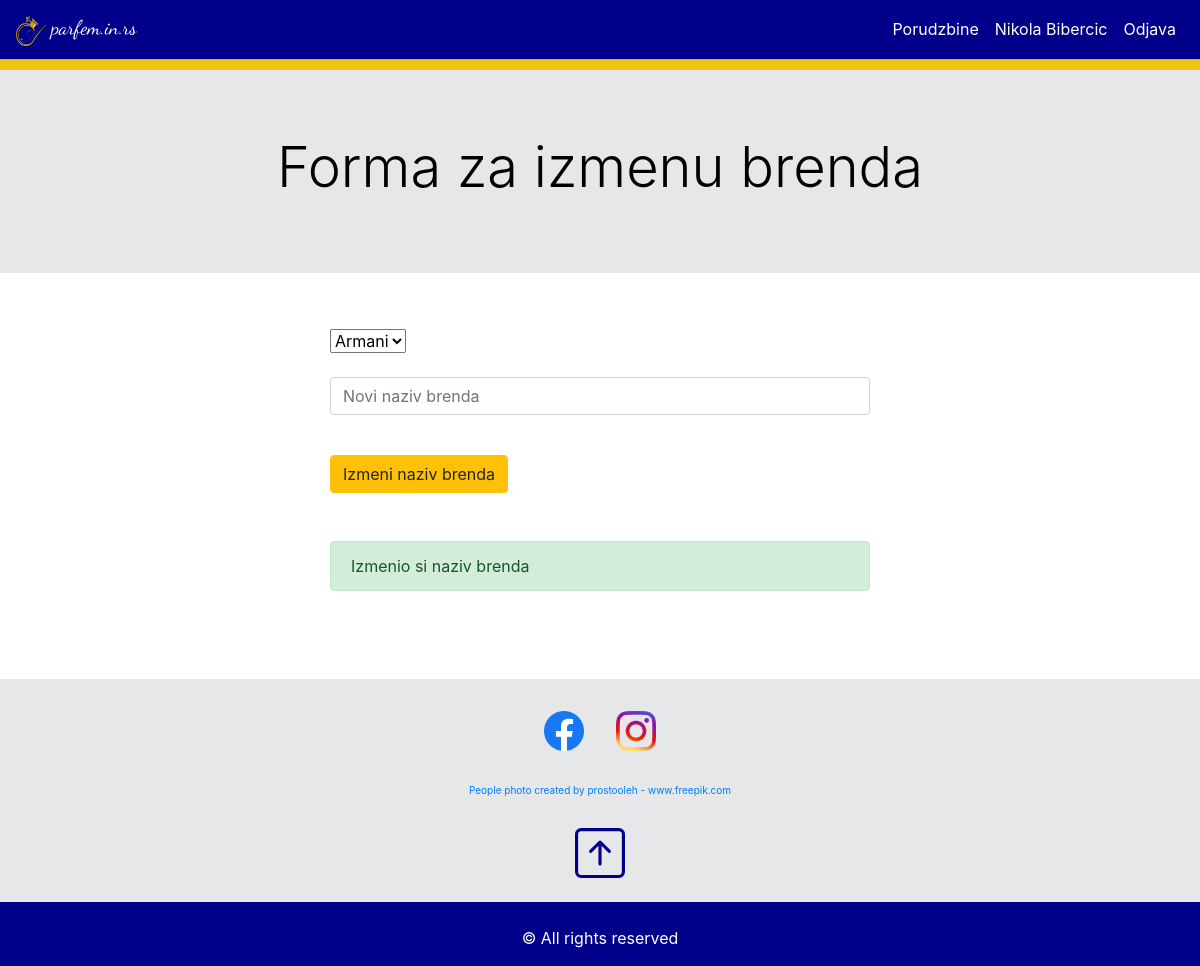
/views/admin.update.brand.view.php?brandUpdated=1 (signed in), run on the app's committed database.
### tables this page shows
CREATE TABLE settings(
	setting_id int AUTO_INCREMENT PRIMARY KEY,
	setting_description varchar(150),
	setting_value varchar(150),
	setting_value_2 varchar(150)
);

### classes/Connection.php (called while the page is built)
<?php
    class Connection{
        public $host='localhost';
        public $dbname='shop';
        public $username='root';
        public $password='';
        public function connect(){
            try{
                return new PDO("mysql:host={$this->host};dbname={$this->dbname};charset=utf8",$this->username,$this->password);
            }catch(PDOException $e){
                echo 'Error'.$e->getMessage();
            }
        }
    }
?>

### objects.php (called while the page is built, shortened)
<?php
    require 'classes/Connection.php';
    require 'classes/ConnectionBuilder.php';
    require 'classes/Product.php';
    require 'classes/Setting.php';
    $conn = new Connection();
    $product = new Product($conn->connect());
    $setting = new Setting($conn->connect());
?>

### classes/ConnectionBuilder.php (called while the page is built, shortened)
<?php
    class ConnectionBuilder{
        public function __construct($conn){
            $this->conn = $conn;
        }
    }
?>

### classes/Product.php (called while the page is built, shortened)
<?php
    class Product extends ConnectionBuilder{
        public function selectAllBrands(){
            $sql = "select *
                    from brands b
                    ";
            $query = $this->conn->prepare($sql);
            $query->execute();
            $result = $query->fetchAll(PDO::FETCH_OBJ);
            return $result;
        }
    }
?>

### views/admin.update.brand.view.php (the view, shortened to what this page needs)
<?php require '../objects.php'; ?>
<?php require '../partials/header.php'; ?>
<?php require '../partials/navbar.php'; ?>
<?php
 $setting->navbar('Forma za izmenu brenda');
?>
<br>
<div class="container">
    <div class="row">
        <div class="col-3">
        </div>
        <div class="col-6">
            <form action="../files/update.brand.php" method="POST">
                <div class="form-group">
                    <select name="brandId" id="">
                        <?php  $result = $product->selectAllBrands(); foreach($result as $x):  ?>
                            <option value=<?php echo $x->brand_id; ?> class="form-control"><?php echo $x->name; ?></option>
                        <?php endforeach; ?>
                    </select><br><br>
                    <input type="text" name="brandNameNew" placeholder="Novi naziv brenda" class="form-control" required><br>
                </div>
                <button class="btn btn-warning" type="submit" name="updateBrand">Izmeni naziv brenda</button>
            </form>
            <br>
            <br>
            <?php if(isset($_GET['brandUpdated']) && $_GET['brandUpdated']==true): ?>
                <div class="alert alert-success" role="alert">Izmenio si naziv brenda</div>
            <?php endif; ?>
        </div>
        <div class="col-3">
        </div>
    </div>
</div>
<br>
<br>
<br>
<?php require '../partials/footer.php'; ?>

### partials/footer.php (shortened to what this page needs)
    <?php $footerJumbotronColor = $setting->selectSettingValue(1); ?>
    <div class="container-fluid" <?php echo 'style="background-color:'.$footerJumbotronColor[0]->setting_value.'; " ' ?> >
        <div class="row">
            <div class="col-12" >
                <br>
                <ul class="nav justify-content-center">
                    <?php
                        $facebookIconShow = $setting->selectSettingValue(7);
                        if($facebookIconShow[0]->setting_value=='true'):
                     ?>
                        <li class="nav-item"><a href="#" class="nav-link"><img src=<?php $facebookIconLink = $setting->selectSettingValue(9); echo $facebookIconLink[0]->setting_value; ?> class="img-fluid" alt="Responsive image" width="40px" height="40px"></a></li>
                    <?php endif; ?>
                    <?php
                        $instagramIconShow = $setting->selectSettingValue(8);
                        if($instagramIconShow[0]->setting_value=='true'):
                     ?>
                        <li class="nav-item"><a href="#" class="nav-link"><img src=<?php $instagramIconLink = $setting->selectSettingValue(10); echo $instagramIconLink[0]->setting_value; ?> class="img-fluid" alt="Responsive image" width="40px" height="40px"></a></li>
                    <?php endif; ?>
                </ul>
                <br>
                <div class="text-center" style="font-size: 10px;">
                    <?php
                        $footerJumbotronlink1Show = $setting->selectSettingValue(12);
                        if($footerJumbotronlink1Show[0]->setting_value=='true'):
                     ?>
                        <?php $footerJumbotronlink1 = $setting->selectSettingValue(14); ?>
                        <a href=<?php echo $footerJumbotronlink1[0]->setting_value;  ?> ><?php echo $footerJumbotronlink1[0]->setting_value_2;  ?></a>
                        <br>
                    <?php endif; ?>
                    <?php $backToTopTextColor = $setting->selectSettingValue(11); ?>
                    <br>
                    <br>
                    <a id="back-to-top" href="#" class="" role="button" title="Click to return on the top page" data-toggle="tooltip" data-placement="left">
                        <svg xmlns="http://www.w3.org/2000/svg" width="50" height="50" fill="currentColor" class="bi bi-arrow-up-square" viewBox="0 0 16 16"  <?php echo 'style="color:'.$backToTopTextColor[0]->setting_value.'; " ' ?> >
                            <path fill-rule="evenodd" d="M15 2a1 1 0 0 0-1-1H2a1 1 0 0 0-1 1v12a1 1 0 0 0 1 1h12a1 1 0 0 0 1-1V2zM0 2a2 2 0 0 1 2-2h12a2 2 0 0 1 2 2v12a2 2 0 0 1-2 2H2a2 2 0 0 1-2-2V2zm8.5 9.5a.5.5 0 0 1-1 0V5.707L5.354 7.854a.5.5 0 1 1-.708-.708l3-3a.5.5 0 0 1 .708 0l3 3a.5.5 0 0 1-.708.708L8.5 5.707V11.5z"/>
                        </svg>
                    </a>
                </div>
                <br>
            </div>
        </div>
    </div>
    <?php
        $footerColor = $setting->selectSettingValue(5);
        $footerTextColor = $setting->selectSettingValue(6);
    ?>
    <div class="container-fluid" <?php echo 'style="background-color:'.$footerColor[0]->setting_value.'; color:'.$footerTextColor[0]->setting_value.'  " ' ?> >
        <div class="row">
            <div class="col-12 text-center">
                <div>
                    <br>
                    <p>&copy; All rights reserved</p>
                </div>
            </div>
        </div>
    </div>
</body>
</html>

### data on the page
settings: setting_value (picture)
settings: setting_value (picture)
settings: setting_value_2 "People photo created by prostooleh - www.freepik.com"

### other printed values
$_SESSION['user']->name "Nikola Bibercic"
$text "Forma za izmenu brenda"
form field brandId "Armani"
